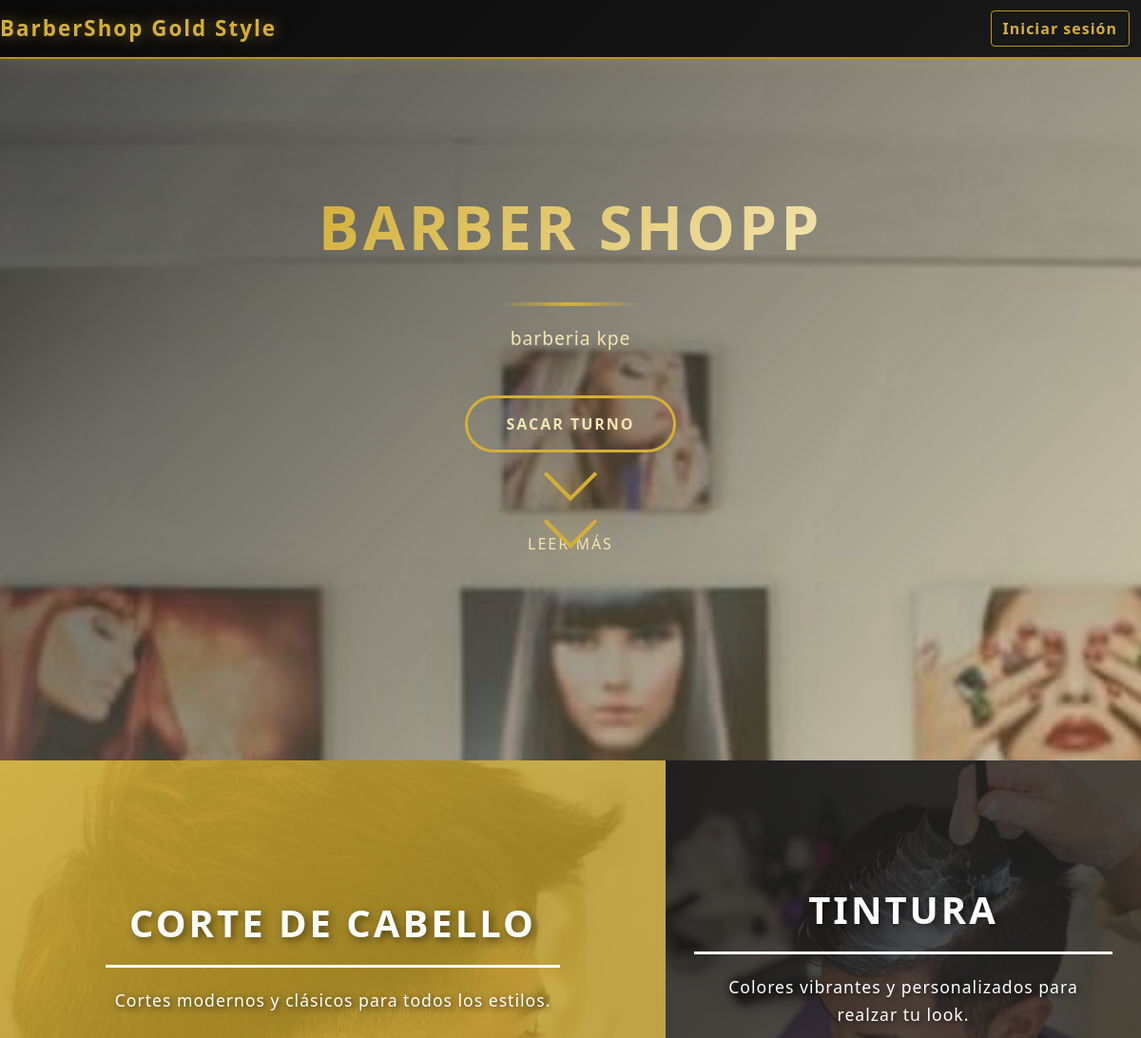
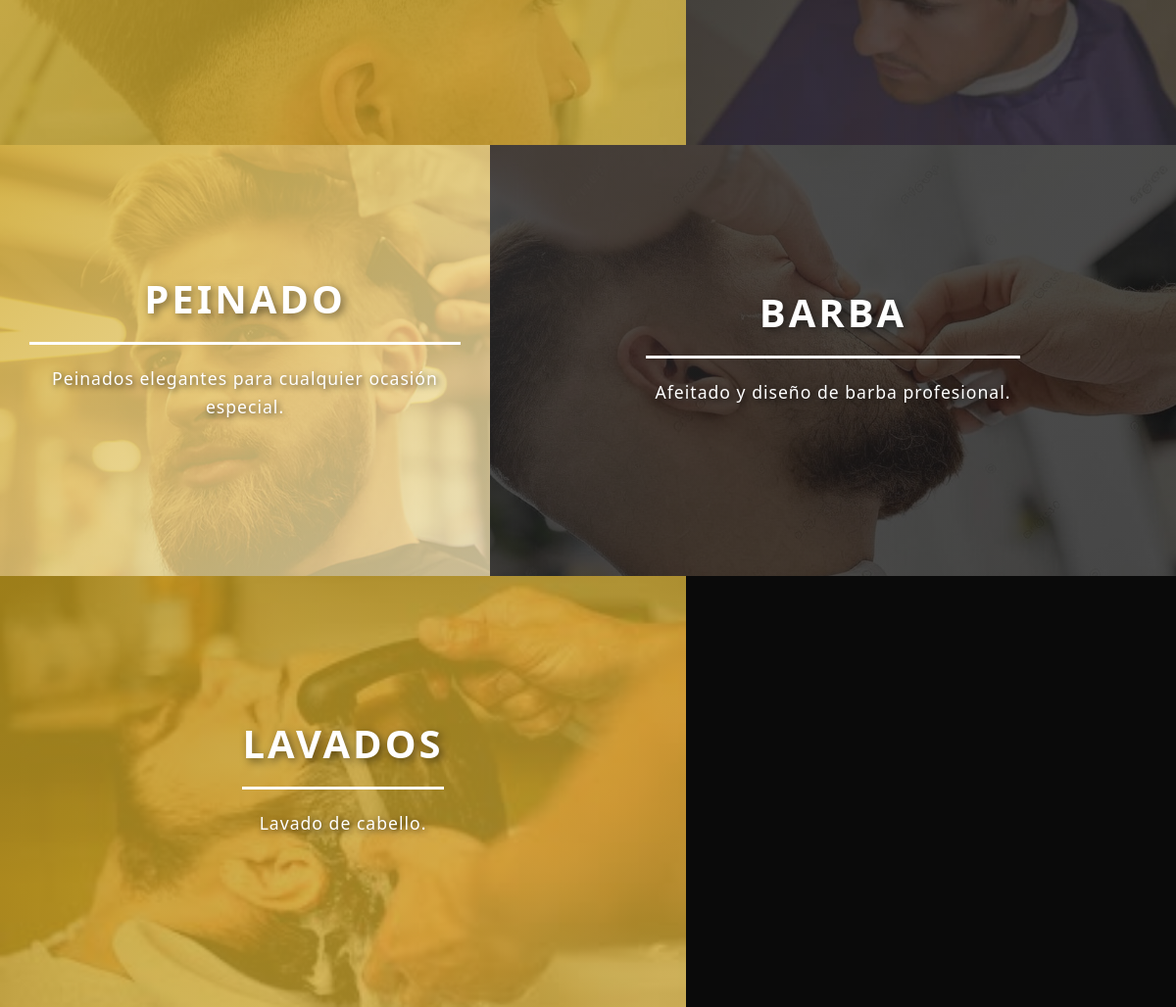
Screenshot of /php/index_principal.php with the database file from the repository (2 pictures, top to bottom).
### tables this page shows
CREATE TABLE `portada` (
  `id` int(11) NOT NULL,
  `titulo` varchar(255) NOT NULL,
  `descripcion` varchar(255) NOT NULL,
  `imagen` varchar(255) NOT NULL
);

CREATE TABLE `servicios` (
  `id` int(11) NOT NULL,
  `seccion` varchar(50) NOT NULL,
  `titulo` varchar(255) NOT NULL,
  `descripcion` text NOT NULL,
  `imagen` varchar(255) DEFAULT NULL,
  `link` varchar(255) NOT NULL
);

### php/index_principal.php (the view, shortened to what this page needs)
<?php require 'conexion.php'; ?>
<?php
$stmt = $pdo->query("SELECT * FROM servicios");
$servicios = [];
while ($row = $stmt->fetch()) {
    $servicios[$row['seccion']] = $row;
}
$stmtPortada = $pdo->query("SELECT * FROM portada LIMIT 1");
$portada = $stmtPortada->fetch();
?>
<!DOCTYPE html>
<html lang="es">
<head>
    <link href="https://cdn.jsdelivr.net/npm/bootstrap@5.0.2/dist/css/bootstrap.min.css" rel="stylesheet">
    <link rel="stylesheet" href="/css/index.css">
</head>
<body>
    <nav class="navbar navbar-dark bg-dark fixed-top">
        <div class="container-fluid">
            <a class="navbar-brand" href="#">BarberShop Gold Style</a>
            <div class="boton-nav">
                <a href="../html/registro.html?mode=login" class="btn btn-outline-light">Iniciar sesión</a>
            </div>
        </div>
    </nav>
    <div class="portada" style="background-image: url('uploads/<?= htmlspecialchars($portada['imagen']) ?>');">
        <div class="portada-contenido">
            <h1><?= htmlspecialchars($portada['titulo']) ?></h1>
            <div class="linea"></div>
            <p><?= htmlspecialchars($portada['descripcion']) ?></p>
            <a href="sacar_turno.php" class="btn-transparente mt-3">Sacar turno</a><br>
            <div class="texto">Leer más</div>
            <div class="contenedor-flechas">
            <div class="flecha"></div>
            <div class="flecha"></div>
            </div>
        </div>
    </div>
    <div class="container-fluid p-0">
        <div class="row g-0">
            <?php foreach ($servicios as $seccion => $servicio): ?>
                <?php
                $base_name = str_replace('.php', '', $servicio['link']);
                $link = '' . $base_name . '_publico.php';
                ?>
                <div class="col-<?= in_array($seccion, ['section-1', 'section-4', 'section-5']) ? '7' : '5' ?> p-0">
                    <div class="section <?= $seccion ?>"
                         style="background-image: url('uploads/<?= htmlspecialchars($servicio['imagen']) ?>');
                                background-size: cover; background-position: center; position: relative;">
                        <a href="<?= htmlspecialchars($link) ?>"
                           style="position: absolute; top:0; left:0; width:100%; height:100%; z-index:1;"></a>
                        <div class="contenido-seccion">
                            <h2 class="titulo-sec"><?= htmlspecialchars($servicio['titulo']) ?></h2>
                            <p class="parr"><?= htmlspecialchars($servicio['descripcion']) ?></p>
                        </div>
                    </div>
                </div>
            <?php endforeach; ?>
        </div>
    </div>
</body>
</html>

### rows the page displays
portada: imagen (picture), titulo "BARBER SHOPP", descripcion "barberia kpe"
servicios: imagen (picture), titulo "CORTE DE CABELLO", descripcion "Cortes modernos y clásicos para todos los estilos."
servicios: imagen (picture), titulo "TINTURA", descripcion "Colores vibrantes y personalizados para realzar tu look."
servicios: imagen (picture), titulo "PEINADO", descripcion "Peinados elegantes para cualquier ocasión especial."
servicios: imagen (picture), titulo "BARBA", descripcion "Afeitado y diseño de barba profesional."
servicios: imagen (picture), titulo "LAVADOS", descripcion "Lavado de cabello."
